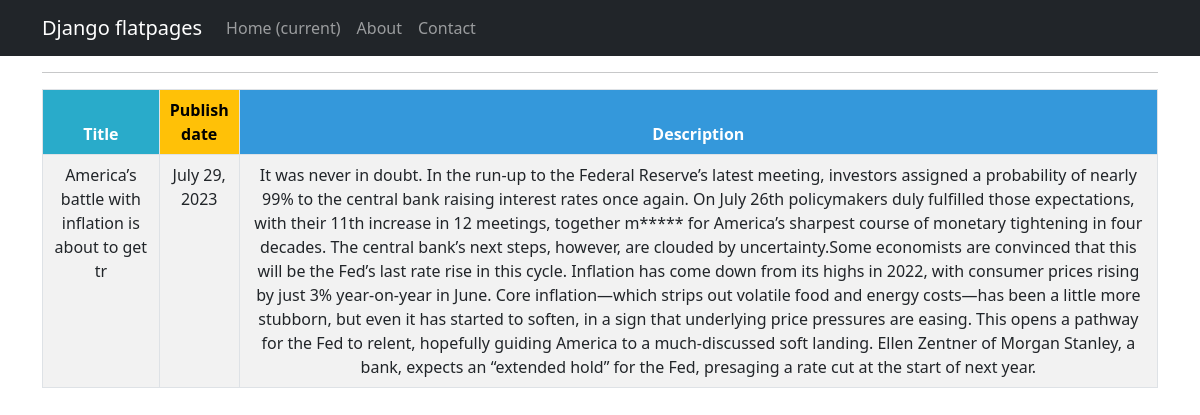
Screenshot of /news/1 with the database file from the repository.
### news/models.py (models this page shows, shortened)
class News(models.Model):
    name = models.CharField(
        max_length=50,
        unique=True,
    )
    description = models.TextField()
    publish_date = models.DateField(auto_now_add=True)
    category = models.ForeignKey(
        to='NewsCategory',
        on_delete=models.CASCADE,
        related_name='news',
    )

### news/views.py (the view)
# urls.py: path('<int:pk>', NewsDetail.as_view(), name='news_detail'),
class NewsDetail(DetailView):
    model = News
    template_name = 'news_single.html'
    context_object_name = 'news_single'

### news/templatetags/custom_filters.py (called while the page is built)
@register.filter
@stringfilter
def censor(value):
    for w in word:
      val = value.replace(w[1:], '*' * len(w[1:]))
    return val

### templates/news_single.html
{% extends 'flatpages/default.html' %}
{% load custom_filters %}
{% block content %}
<hr>
<table class="table table-bordered table-striped table-hover">
  <thead>
    <tr>
      <th style="background-color: #29ABCA; color: #ffffff;">Title</th>
      <th style="background-color: #FFC107; color: #000000;">Publish date</th>
      <th style="background-color: #3498DB; color: #ffffff;">Description</th>
    </tr>
  </thead>
  <tbody>
    <tr>
      <td>{{ news_single.name }}</td>
      <td>{{ news_single.publish_date }}</td>
      <td>{{ news_single.description|censor }}</td>
    </tr>
  </tbody>
</table>
{% endblock content %}

### rows the page displays
News: name "America’s battle with inflation is about to get tr", publish_date "July 29, 2023", description|censor "It was never in doubt. In the run-up to the Federal Reserve’s latest meeting, investors assigned a probability of nearly 99% to the central bank raising interest rates once again. On July 26th policymakers duly fulfilled those expectations, with their 11th increase in 12 meetings, together m***** for America’s sharpest course of monetary tightening in four decades. The central bank’s next steps, however, are clouded by uncertainty.Some economists are convinced that this will be the Fed’s last rate rise in this cycle. Inflation has come down from its highs in 2022, with consumer prices rising by just 3% year-on-year in June. Core inflation—which strips out volatile food and energy costs—has…"
